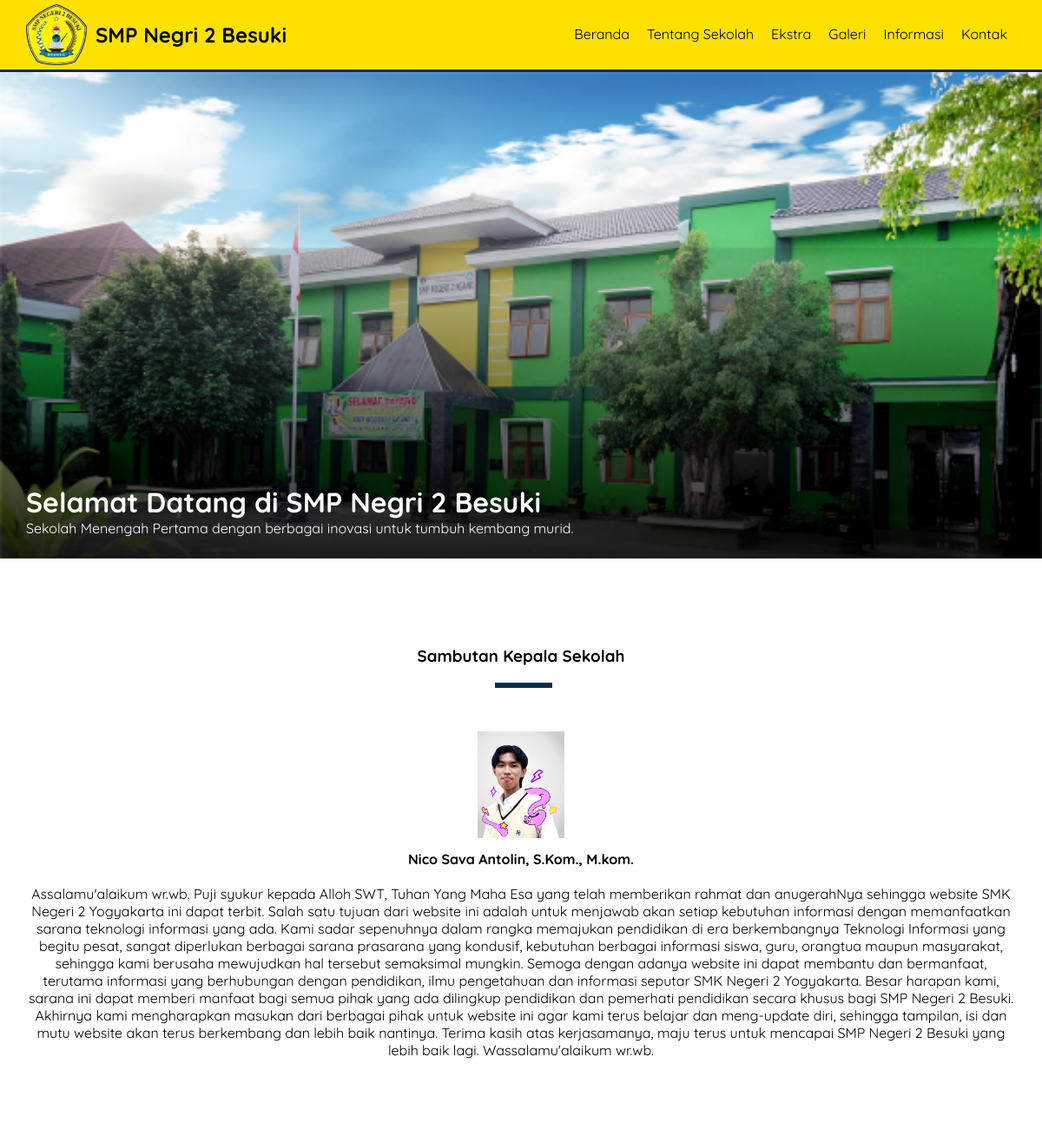
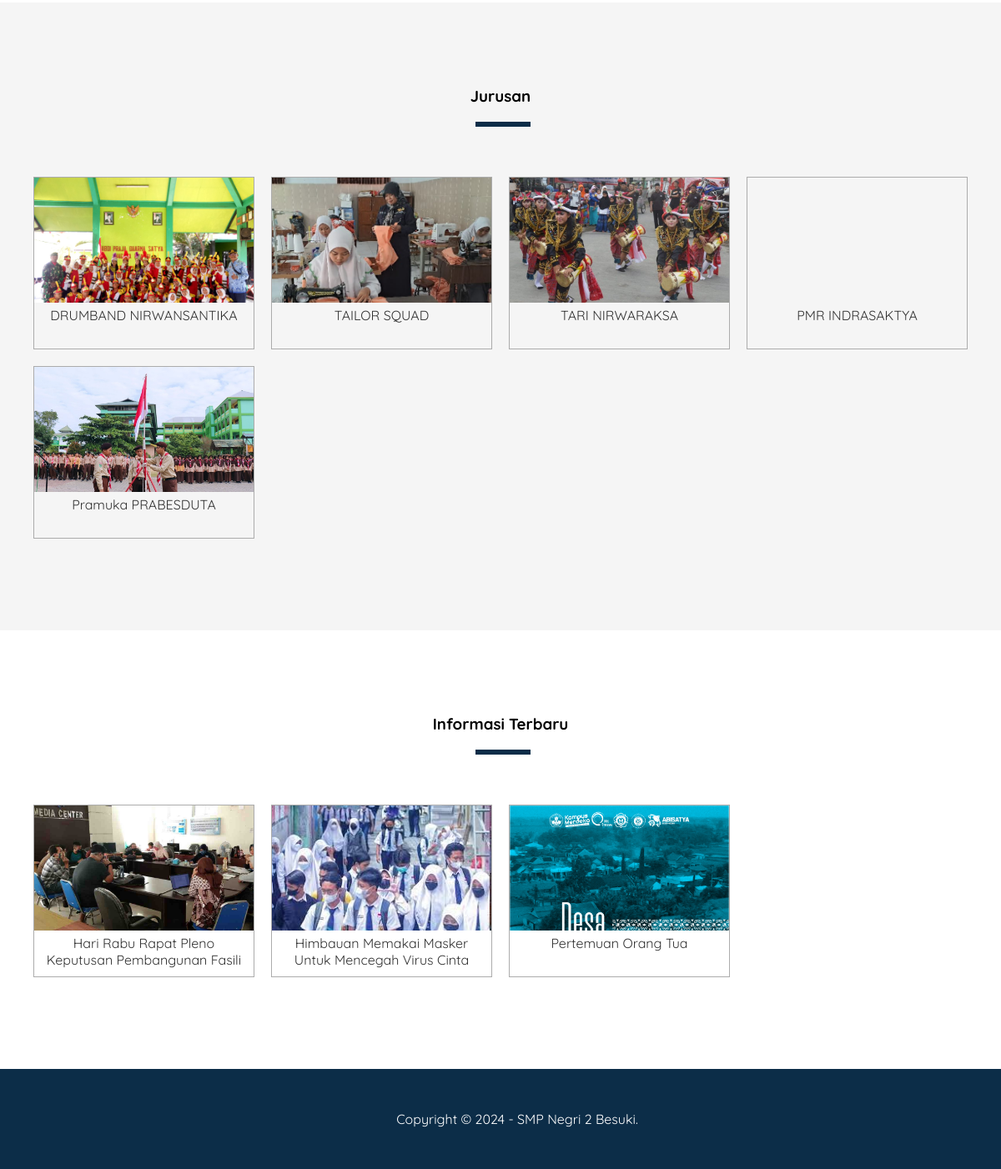
The page / on the database its author committed (2 pictures, top to bottom).
### tables this page shows
CREATE TABLE `pengaturan` (
  `id` int(11) NOT NULL,
  `nama` varchar(50) NOT NULL,
  `email` varchar(50) NOT NULL,
  `telepon` varchar(20) NOT NULL,
  `alamat` text NOT NULL,
  `logo` varchar(50) NOT NULL,
  `favicon` varchar(50) NOT NULL,
  `tentang_sekolah` text NOT NULL,
  `foto_sekolah` varchar(50) NOT NULL,
  `google_maps` text NOT NULL,
  `nama_kepsek` varchar(50) NOT NULL,
  `foto_kepsek` varchar(50) NOT NULL,
  `sambutan_kepsek` text NOT NULL,
  `created_at` timestamp NOT NULL DEFAULT current_timestamp(),
  `updated_at` datetime DEFAULT NULL
);

CREATE TABLE `jurusan` (
  `id` int(11) NOT NULL,
  `nama` varchar(100) NOT NULL,
  `keterangan` text NOT NULL,
  `gambar` varchar(50) NOT NULL,
  `created_at` timestamp NOT NULL DEFAULT current_timestamp(),
  `updated_at` datetime DEFAULT NULL
);

CREATE TABLE `informasi` (
  `id` int(11) NOT NULL,
  `judul` varchar(255) NOT NULL,
  `keterangan` text NOT NULL,
  `gambar` varchar(50) NOT NULL,
  `created_at` timestamp NOT NULL DEFAULT current_timestamp(),
  `updated_at` datetime DEFAULT NULL,
  `created_by` int(11) NOT NULL
);

### index.php (the view)
<?php include 'header.php'; ?>
         <div class="banner" style="background-image: url('uploads/identitas/<?= $d->foto_sekolah ?>');">
            <div class="banner-text">
                <div class="container">
                    <h1>Selamat Datang di <?= $d->nama ?></h1>
                    <p>Sekolah Menengah Pertama dengan berbagai inovasi untuk tumbuh kembang murid.</p>
                </div>
            </div>
         </div>
          <div class="section">
                <div class="container text-center">
                    <h3>Sambutan Kepala Sekolah</h3>
                    <img src="uploads/identitas/<?= $d->foto_kepsek ?>" width="100">
                    <h4><?= $d->nama_kepsek ?></h4>
                    <p><?= $d->sambutan_kepsek ?></p>
                </div>
         </div>
        <div class="section" id="jurusan">
                <div class="container text-center">
                    <h3>Jurusan</h3>
                    <?php
                    $jurusan = mysqli_query($conn, "SELECT * FROM jurusan ORDER BY id DESC");
                    if(mysqli_num_rows($jurusan) > 0){
                        while($j = mysqli_fetch_array($jurusan)){
                    ?>
                    <div class="col-4">
                        <a href="detail-jurusan.php?=<?= $j['id'] ?>" class="thumbnail-link">
                        <div class="thumbnail-box">
                            <div class="thumbnail-img" style="background-image: url('uploads/jurusan/<?= $j['gambar']?>');">
                            </div>
                            <div class="thumbnail-text">
                                <?= $j['nama'] ?>
                            </div>
                        </div>
                        </a>
                    </div>
                    <?php } } else { ?>
                        Tidak ada data
                    <?php } ?>
                </div>
         </div>
          <div class="section">
            <div class="container text-center">
                        <h3>Informasi Terbaru</h3>
                        <?php
                            $informasi = mysqli_query($conn, "SELECT * FROM informasi ORDER BY id DESC");
                            if(mysqli_num_rows($informasi) > 0){
                                while($p = mysqli_fetch_array($informasi)){
                        ?>
                        <div class="col-4">
                            <a href="#" class="thumbnail-link">
                            <div class="thumbnail-box">
                                <div class="thumbnail-img" style="background-image: url('uploads/informasi/<?= $p['gambar']?>');">
                                </div>
                                <div class="thumbnail-text">
                                    <?= substr($p['judul'], 0, 50)?>
                                </div>
                            </div>
                            </a>
                        </div>
                        <?php } } else { ?>
                            Tidak ada data
                        <?php } ?>
                    </div>
          </div>
 <?php include 'footer.php'; ?>

### header.php (shortened to what this page needs)
<?php
    include 'koneksi.php';
    $identitas = mysqli_query($conn, "SELECT * FROM pengaturan ORDER BY id DESC LIMIT 1");
    $d = mysqli_fetch_object($identitas);
?>
<!DOCTYPE html>
<html>
    <head>
        <link rel="stylesheet" type="text/css" href="assets/css/style.css">
    </head>
    <body>
         <diV class="header">
            <div class="container">
                <div class="header-logo">
                    <img src="uploads/identitas/<?= $d->logo ?>" width="70">
                    <h2><a href=""><?= $d->nama ?></h2>
                </div>
                <ul class="header-menu">
                    <li><a href="">Beranda</a></li>
                    <li><a href="">Tentang Sekolah</a></li>
                    <li><a href="">Ekstra</a></li>
                    <li><a href="">Galeri</a></li>
                    <li><a href="">Informasi</a></li>
                    <li><a href="">Kontak</a></li>
                </ul>
            </div>
         </div>

### footer.php (shortened to what this page needs)
<footer>
                <div class="container text-center">
                        Copyright &copy; 2024 - <?= $d->nama ?>.
                </div>
           </footer>
</html>

### assets/css/style.css (style rules this page uses)
* { margin: 0; padding: 0; font-family: 'Quicksand', sans-serif; box-sizing: border-box; }
a { text-decoration: none; }
.container { width: 1140px; margin:0 auto; }
.container::after { content: ""; display: block; clear: both; }
.text-center { text-align: center !important; }
.header { background-color: rgb(255, 225, 0); border-bottom: 3px solid #0c2d48; }
.header a { color: #000000; }
.header-logo { float: left; line-height: 70px; padding: 5px 0; }
.header-logo img { float: left; margin-right: 10px; }
.header-logo h2 { float: left; }
.header-menu { float: right; }
.header-menu li { float: left; list-style: none; padding: 29px 10px; }
.banner { height: 70vh; background-repeat: no-repeat; background-size: cover; position: relative; }
.banner-text { padding: 25px 0; background-color: rgba(0,0,0 .50); color: #fff; position: absolute; bottom: 0; width: 100%; }
.section { padding: 100px 0; }
.section h3 { padding-bottom: 25px; margin-bottom: 50px; position: relative; }
.section h3::after { content: ""; display: block; width: 60px; border: 3px solid #0c2d48; position: absolute; bottom: 0; left: calc(50% - 30px); }
.section img { margin-bottom: 10px; }
.section h4 { margin-bottom: 20px; }
.col-4 { min-height: 200px; width: 25%; float: left; padding: 10px; }
.thumbnail-box { border: 1px solid #acacac; width: 100%; min-height: 200px; }
.thumbnail-img { height: 150px; background-repeat: no-repeat; background-size: cover; }
.thumbnail-text { height: 55px; padding: 5px; }
.thumbnail-link { color: #333; }
#jurusan { background-color: #f5f5f5; }
footer { padding: 50px; background-color: #0c2d48; color: white; }

### rows shown on the page
pengaturan: logo (picture), nama "SMP Negri 2 Besuki", foto_sekolah (picture), foto_kepsek (picture), nama_kepsek "Nico Sava Antolin, S.Kom., M.kom.", sambutan_kepsek "Assalamu'alaikum wr.wb. Puji syukur kepada Alloh SWT, Tuhan Yang Maha Esa yang telah memberikan rahmat dan anugerahNya sehingga website SMK Negeri 2 Yogyakarta ini dapat terbit. Salah satu tujuan dari website ini adalah untuk menjawab akan setiap kebutuhan informasi dengan memanfaatkan sarana teknologi informasi yang ada. Kami sadar sepenuhnya dalam rangka memajukan pendidikan di era berkembangnya Teknologi Informasi yang begitu pesat, sangat diperlukan berbagai sarana prasarana yang kondusif, kebutuhan berbagai informasi siswa, guru, orangtua maupun masyarakat, sehingga kami berusaha mewujudkan hal tersebut semaksimal mungkin. Semoga dengan adanya website ini dapat membantu dan bermanfaat,…"
jurusan: gambar (picture), nama "DRUMBAND NIRWANSANTIKA"
jurusan: gambar (picture), nama "TAILOR SQUAD"
jurusan: gambar (picture), nama "TARI NIRWARAKSA"
jurusan: nama "PMR INDRASAKTYA"
jurusan: gambar (picture), nama "Pramuka PRABESDUTA"
informasi: gambar (picture), judul "Hari Rabu Rapat Pleno Keputusan Pembangunan Fasili"
informasi: gambar (picture), judul "Himbauan Memakai Masker Untuk Mencegah Virus Cinta"
informasi: gambar (picture), judul "Pertemuan Orang Tua"
